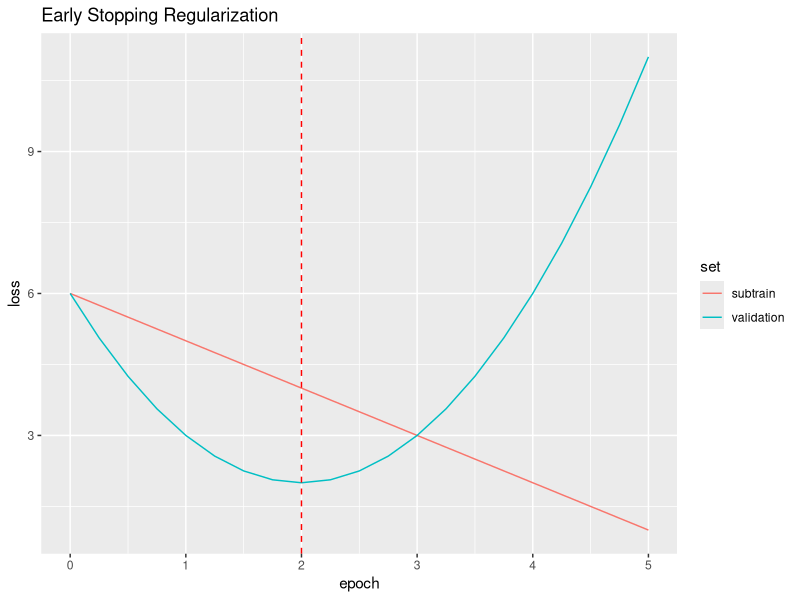

Reproduce this figure in R.
library(data.table)
library(ggplot2)

x <- seq(0,5,0.25)

y.list <- list()

subtrain <- function(x){
  -x + 6
}

validation <- function(x){
  (x - 2)^2 + 2
}
function.list <- list("subtrain"=subtrain, "validation"=validation)

for(func.names in names(function.list)){
  for(input in x){
    y <- data.table()
    y$epoch <- input
    y$loss <- sapply(input, function.list[[func.names]])
    y$set <- func.names
    y.list[[paste(func.names, input)]] <- y
  }
}

output.dt <- do.call(rbind, y.list)

ggplot(output.dt)+
  geom_line(aes(epoch, loss, color=set))+
  geom_vline(xintercept=2, color='red', linetype='dashed')+
  ggtitle("Early Stopping Regularization")
